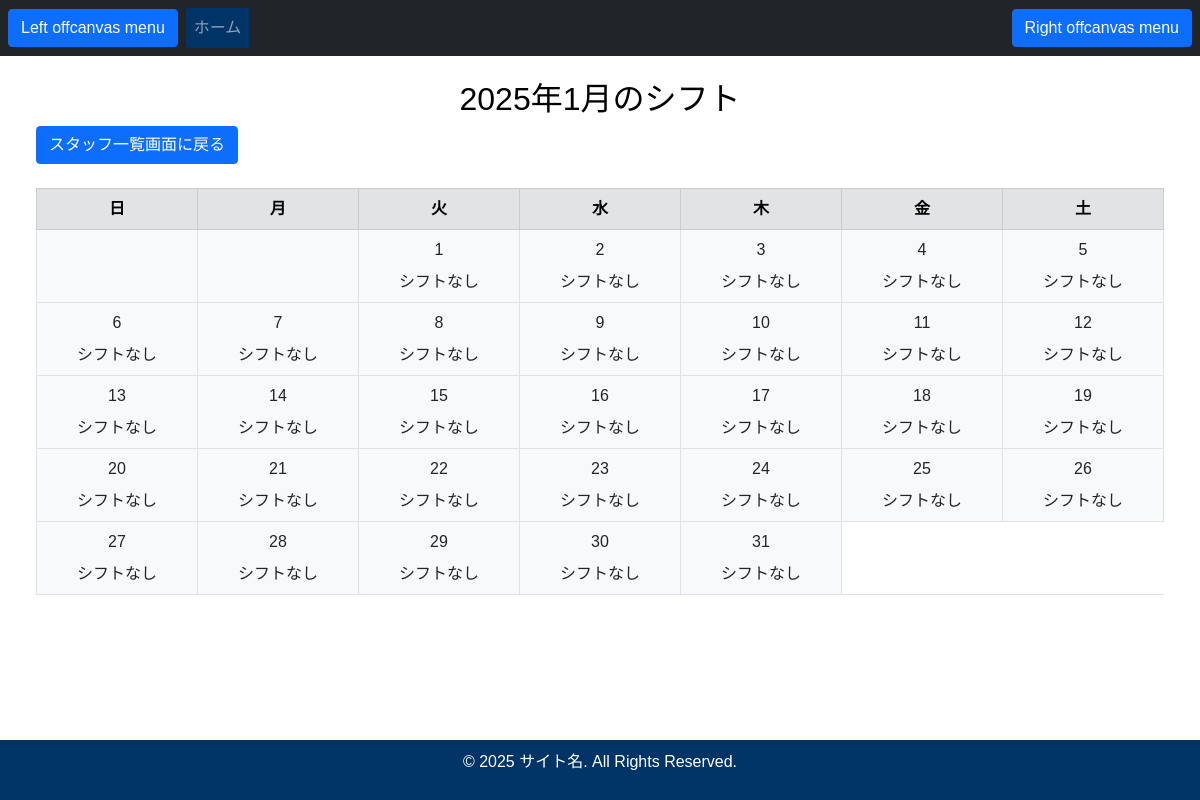
Before: /staff/shift-schedule/2093097696189/ with the older database file.
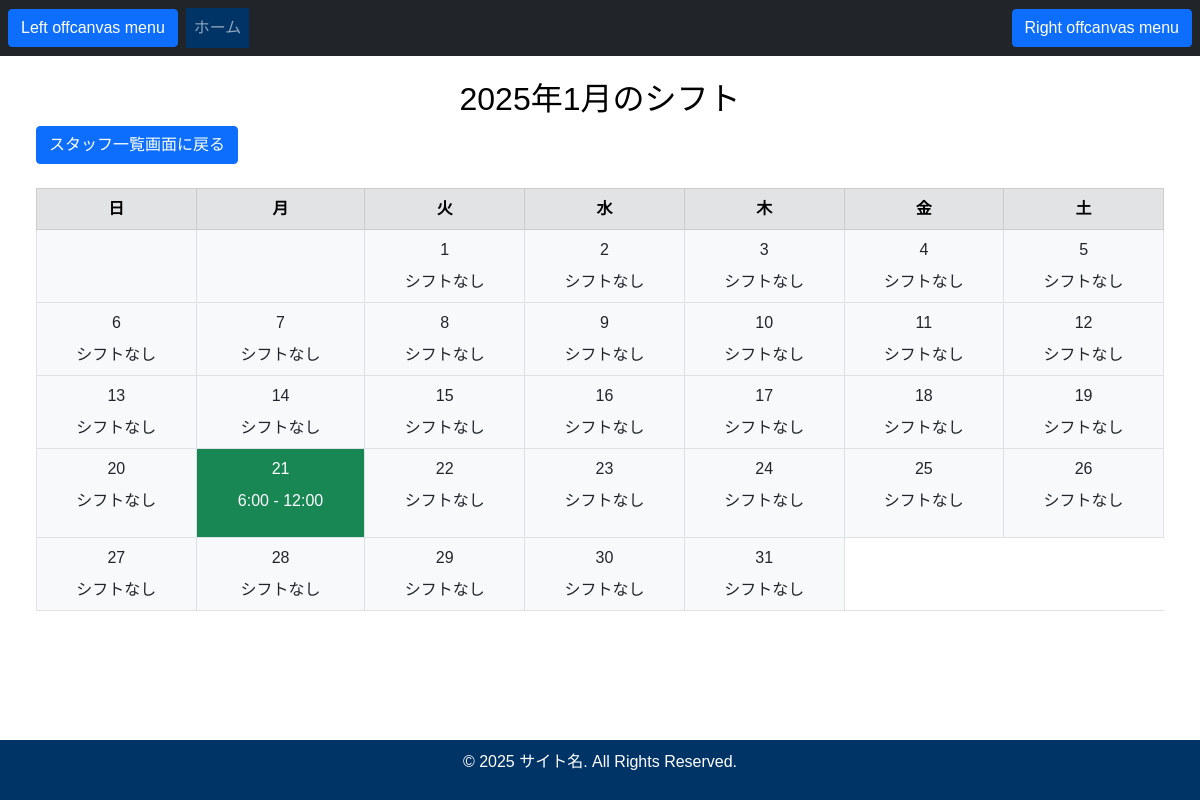
After: the same page with the newer database file.
### main/models.py (models this page shows)
class ShiftSchedule(models.Model):
    staff = models.ForeignKey(Staff, verbose_name="スタッフ", on_delete=models.CASCADE)
    date = models.DateField(verbose_name="勤務日")
    start_time = models.TimeField(verbose_name="勤務開始時間")
    end_time = models.TimeField(verbose_name="勤務終了時間")
    is_confirmed = models.BooleanField(default=False, verbose_name="確定済み")
    def __str__(self):
        return f"{self.staff.name} - {self.date} ({self.start_time} - {self.end_time})"
    class Meta:
        verbose_name_plural = "シフトスケジュール"
        unique_together = ('staff', 'date', 'start_time')  # 同一日に同じ時間帯の重複を防ぐ

### staff/views.py (the view)
# urls.py: path('shift-schedule/<int:pk>/', views.ShiftScheduleView.as_view(), name='shift_schedule'),
class ShiftScheduleView(View):
    def get(self, request, *args, **kwargs):
        current_month = timezone.now().month
        current_year = timezone.now().year
        first_day_of_month = timezone.datetime(current_year, current_month, 1)
        start_weekday = first_day_of_month.weekday()  # 0:月曜日, 6:日曜日
        Staff_id = self.kwargs.get('pk')  # URLのpkを取得
        if Staff_id:
            print("--------------------------------------------------------")
            print("Staff_id:",Staff_id)
            shifts = ShiftSchedule.objects.filter(staff=Staff_id,
                                                  date__year=current_year,
                                                  date__month=current_month).select_related('staff')
            print('shifts:',shifts)
        else:
            shifts = []  # スタッフが見つからなかった場合は空のリストを返す
        shift_dict = {}
        for shift in shifts:
            day = shift.date.day
            print("day:",day)
            if day not in shift_dict:
                shift_dict[day] = []
            shift_dict[day].append(shift)
        days_in_month = list(range(1, 32))  # 1日から31日まで
        weeks_of_month = []
        week = [None] * start_weekday  # 月の最初の日の前の空白を追加
        for day in days_in_month:
            if len(week) == 7:  # 1週間分埋まったら新しい週を作る
                weeks_of_month.append(week)
                week = []
            week.append(day)
        if len(week) > 0:  # 最後の週を追加（もし1週間が満杯でない場合）
            weeks_of_month.append(week)
        context = {
            'shifts': shifts,
            'shift_dict': shift_dict,
            'current_month': current_month,
            'current_year': current_year,
            'weeks_of_month': weeks_of_month,
        }
        print("context:",context)
        return render(request, 'staff/shift_schedule.html', context)

### staff/templatetags/shift_filters.py (called while the page is built)
@register.filter
def get_item(dictionary, key):
    return dictionary.get(key)

### staff/templates/staff/shift_schedule.html
{% extends 'base.html' %}
{% load shift_filters %}
{% block content %}
    <h2 class="text-center">{{ current_year }}年{{ current_month }}月のシフト</h2>
    <div class="mb-4">
      <a href="{% url 'staff:staff_list' %}" class="btn btn-primary">
        スタッフ一覧画面に戻る
      </a>
    </div>
    <table class="table table-bordered table-hover">
        <thead>
            <tr class="table-secondary">
                <th class="text-center">日</th>
                <th class="text-center">月</th>
                <th class="text-center">火</th>
                <th class="text-center">水</th>
                <th class="text-center">木</th>
                <th class="text-center">金</th>
                <th class="text-center">土</th>
            </tr>
        </thead>
        <tbody>
            {% for week in weeks_of_month %}
                <tr>
                    {% for day in week %}
                        <td class="text-center {% if shift_dict|get_item:day %} bg-success text-white {% else %} bg-light {% endif %}">
                            {% if day %}
                                <div>{{ day }}</div>
                                {% if shift_dict|get_item:day %}
                                    <div class="mt-2">
                                        {% for shift in shift_dict|get_item:day %}
                                            <p>{{ shift.start_time }} - {{ shift.end_time }}</p>
                                        {% endfor %}
                                    </div>
                                {% else %}
                                    <div class="mt-2">シフトなし</div>
                                {% endif %}
                            {% endif %}
                        </td>
                    {% endfor %}
                </tr>
            {% endfor %}
        </tbody>
    </table>
{% endblock %}

Changed rows visible on the page:
added ShiftSchedule: start_time "6:00", end_time "12:00"
Other visible differences:
list line gone: "シフトなし"
